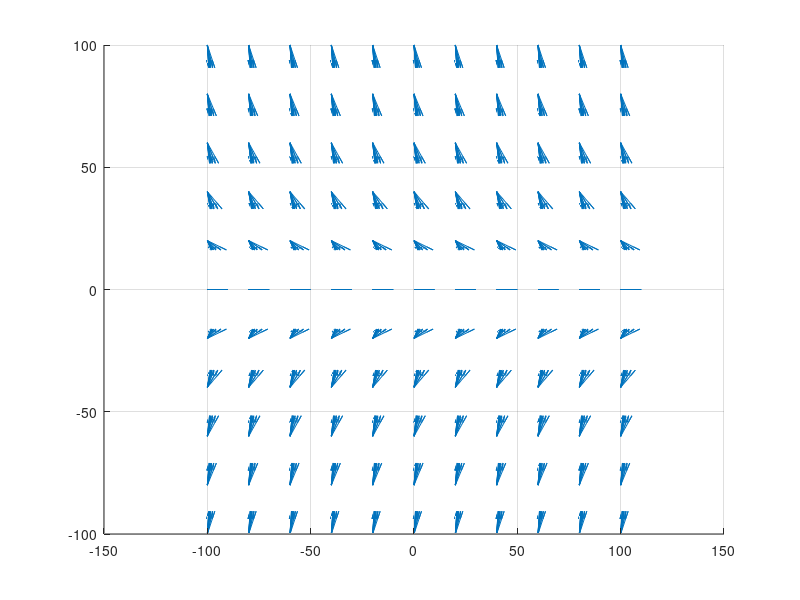

Here is the MATLAB script that generated this plot:
clear;
clc;

len = 11;
[e,n,h] = meshgrid(linspace(-100,100,len),linspace(-100,100,len),linspace(-100,100,len));

chi_t = deg2rad(0);
Gamma_t = deg2rad(0);
n_t=0;
e_t=0;
h_t=0;

e_lat = 20;
e_lon = 20;

chi_app = atan(1/e_lat * ( (n-n_t)*sin(chi_t) - (e-e_t)*cos(chi_t) ));

ne = n*cos(chi_t) - e*sin(chi_t);
ne_t = n_t*cos(chi_t) - e_t*sin(chi_t);
Gamma_app0 = atan(1/e_lon*( (ne-ne_t)*sin(Gamma_t) - (h-h_t)*cos(Gamma_t) ));
Gamma_app0 = Gamma_app0(:);
for i=1:length(Gamma_app0)
    if Gamma_app0(i) < Gamma_t
        Gamma_app(i) = 2/pi*min(abs(-pi/2-Gamma_t),abs(Gamma_t+Gamma_app0(i)))*Gamma_app0(i);
    else
        Gamma_app(i) = 2/pi*min(abs(pi/2-Gamma_t),abs(Gamma_t+Gamma_app0(i)))*Gamma_app0(i);
    end
end
Gamma_app = reshape(Gamma_app,[len,len,len]);

Gamma_l = Gamma_app + Gamma_t;
% Gamma_l1 = Gamma_l(:);
% Gamma_l1(Gamma_l1>pi/2) = pi/2;
% Gamma_l1(Gamma_l1<-pi/2) = -pi/2;
% Gamma_l = reshape(Gamma_l1,[len,len,len]);
chi_l = chi_app + chi_t;
le_n = cos(Gamma_l).*cos(chi_l);
le_e = cos(Gamma_l).*sin(chi_l);
le_h = sin(Gamma_l);

sc = 10;

figure('color','w'); hold on; grid on;
quiver3(e,n,h,sc*le_e,sc*le_n,sc*le_h,'autoscale','off');

view(90,0)
